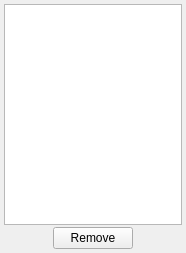
<?xml version="1.0" encoding="UTF-8"?>
<ui version="4.0">
 <class>remove_multiple_tag_selecotor</class>
 <widget class="QWidget" name="remove_multiple_tag_selecotor">
  <property name="geometry">
   <rect>
    <x>0</x>
    <y>0</y>
    <width>186</width>
    <height>253</height>
   </rect>
  </property>
  <property name="windowTitle">
   <string>Remove Tag</string>
  </property>
  <layout class="QVBoxLayout" name="verticalLayout_2">
   <property name="spacing">
    <number>4</number>
   </property>
   <property name="leftMargin">
    <number>4</number>
   </property>
   <property name="topMargin">
    <number>4</number>
   </property>
   <property name="rightMargin">
    <number>4</number>
   </property>
   <property name="bottomMargin">
    <number>4</number>
   </property>
   <item>
    <layout class="QVBoxLayout" name="verticalLayout">
     <property name="spacing">
      <number>2</number>
     </property>
     <item>
      <widget class="QTableWidget" name="tableWidget_remove_tag_list">
       <property name="styleSheet">
        <string notr="true">QTableView {
     selection-background-color: #777777;
 }
</string>
       </property>
       <property name="editTriggers">
        <set>QAbstractItemView::NoEditTriggers</set>
       </property>
       <property name="alternatingRowColors">
        <bool>true</bool>
       </property>
       <property name="showGrid">
        <bool>false</bool>
       </property>
       <attribute name="horizontalHeaderVisible">
        <bool>false</bool>
       </attribute>
       <attribute name="horizontalHeaderStretchLastSection">
        <bool>true</bool>
       </attribute>
       <attribute name="verticalHeaderVisible">
        <bool>false</bool>
       </attribute>
       <column>
        <property name="text">
         <string/>
        </property>
       </column>
      </widget>
     </item>
     <item>
      <layout class="QHBoxLayout" name="horizontalLayout">
       <item>
        <spacer name="horizontalSpacer">
         <property name="orientation">
          <enum>Qt::Horizontal</enum>
         </property>
         <property name="sizeHint" stdset="0">
          <size>
           <width>40</width>
           <height>17</height>
          </size>
         </property>
        </spacer>
       </item>
       <item>
        <widget class="QPushButton" name="pushButton_remove_tag">
         <property name="minimumSize">
          <size>
           <width>75</width>
           <height>0</height>
          </size>
         </property>
         <property name="maximumSize">
          <size>
           <width>753</width>
           <height>16777215</height>
          </size>
         </property>
         <property name="text">
          <string>Remove</string>
         </property>
        </widget>
       </item>
       <item>
        <spacer name="horizontalSpacer_2">
         <property name="orientation">
          <enum>Qt::Horizontal</enum>
         </property>
         <property name="sizeHint" stdset="0">
          <size>
           <width>40</width>
           <height>17</height>
          </size>
         </property>
        </spacer>
       </item>
      </layout>
     </item>
    </layout>
   </item>
  </layout>
 </widget>
 <resources/>
 <connections/>
</ui>
